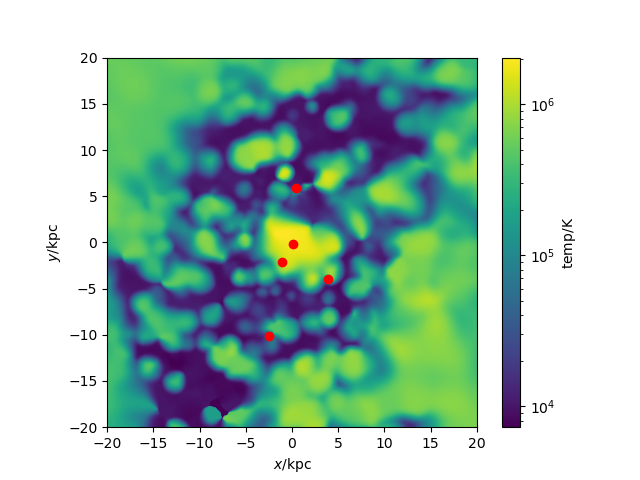

The Python source for this figure:
#gas tempurature plot with BHs pos
import pynbody
import numpy as np
from matplotlib import colors
import pynbody.plot.sph as sph
import matplotlib.pyplot as plt

#loading snapshot
s=pynbody.load('/mnt/data0/jillian/gguaman/cosmo25p.768sg1bwK1BHe75.008192')

#setting to physical units
s.physical_units()

#centering halo
pynbody.analysis.angmom.faceon(s)
#pynbody.analysis.angmom.sideon(s)

#creating slice to show gas temp
sph.image(s.g,qty="temp",width=40,denoise=True,approximate_fast=False,log=True)

#function to find BH
def findBH(s):
    BHfilter=pynbody.filt.LowPass('tform',0.0)
    BH=s.stars[BHfilter]
    return BH
BH=findBH(s)
print("The number of black holes is",len(BH))

#distance BH is from galaxy
#with pynbody.analysis.halo.center(s, mode='hyb'):
print([s],['pos'])

BHposition = BH['pos']
print("The black hole's postion is", BHposition)
#print(BH['pos'].in_units('kpc'))

for i in range(len(BH)):
    BHx=BHposition[[i],0]
    BHy=BHposition[[i],1]
    BHz=BHposition[[i],2]
    plt.plot(BHx,BHy, 'ro')
    radius = "1 kpc"
    centre = (BHx[0], BHy[0], BHz[0])
    sphere = s[pynbody.filt.Sphere(radius, centre)]
    print(sphere["temp"])

plt.show()
#plt.savefig("galaxy109_temp.png")
#plt.savefig("galaxy109_temp(side).png")
